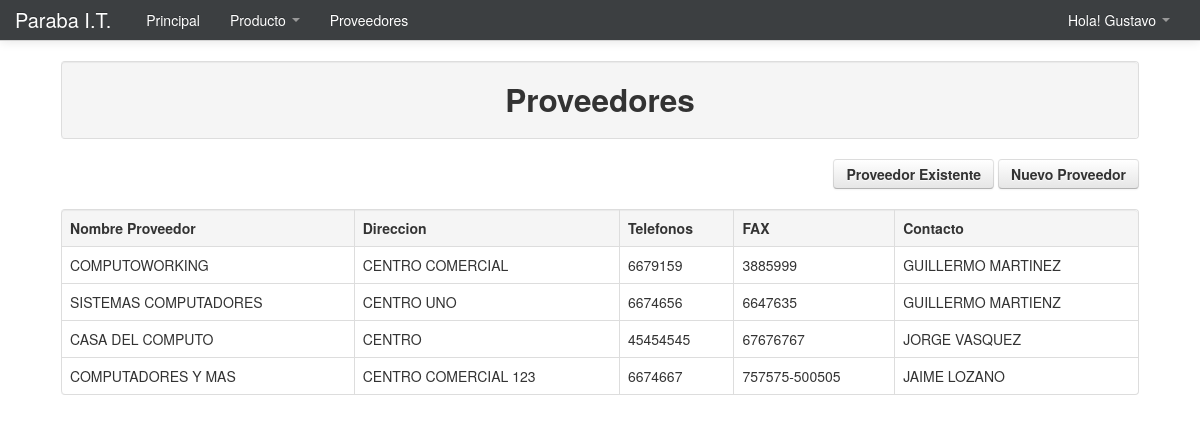
The page /Modulos/Producto/crear_proveedor.php (signed in) on the database its author committed.
### tables this page shows
CREATE TABLE IF NOT EXISTS `proveedor` (
  `id` int(11) NOT NULL AUTO_INCREMENT,
  `nombre` varchar(255) NOT NULL,
  `dir` varchar(255) NOT NULL,
  `tel` varchar(255) NOT NULL,
  `fax` varchar(255) NOT NULL,
  `nota` varchar(255) NOT NULL,
  `contacto` varchar(255) NOT NULL,
  PRIMARY KEY (`id`)
);

### Modulos/Producto/crear_proveedor.php (the view, shortened to what this page needs)
<?php
	if(!empty($_GET['codigo'])){
		$id_codigo=limpiar($_GET['codigo']);
		$id_codigo=substr($id_codigo,10);
		$id_codigo=decrypt($id_codigo,'URLCODIGO');
		$pa=mysql_query("SELECT * FROM producto WHERE codigo='$id_codigo'");
		if($row=mysql_fetch_array($pa)){
			$existe=TRUE;
			$nombre_producto=$row['nombre'];
		}else{
			$existe=FALSE;
		}
	}else{
		$existe=FALSE;
	}
?>
<!DOCTYPE html>
<html lang="es">
  <head>
    <link href="../../css/bootstrap.css" rel="stylesheet">
    <link href="../../css/bootstrap-responsive.css" rel="stylesheet">
  </head>
  <body>
    <?php include_once "../../menu/m_producto.php"; ?>
	<div align="center">
    	<table width="90%">
          <tr>
            <td>
            	<table class="table table-bordered">
                  <tr class="well">
                    <td>
                    	<h2 align="center">Proveedores</h2>
                    </td>
                  </tr>
                </table>
                <div align="right">
                    <a href="#existe" role="button" class="btn" data-toggle="modal"><strong>Proveedor Existente</strong></a>
                    <a href="#nuevo" role="button" class="btn" data-toggle="modal"><strong>Nuevo Proveedor</strong></a>
                </div>
                <br>
                <table class="table table-bordered table table-hover">
                  <tr class="well">
                    <td><strong>Nombre Proveedor</strong></td>
                    <td><strong>Direccion</strong></td>
                    <td><strong>Telefonos</strong></td>
                    <td><strong>FAX</strong></td>
                    <td><strong>Contacto</strong></td>
                  </tr>
                  <?php
					if($existe==TRUE){
						$pa=mysql_query("SELECT * FROM pro_prov WHERE producto='$id_codigo'");
						while($row=mysql_fetch_array($pa)){
							$oProveedor=new Consultar_Proveedor($row['proveedor']);
				  ?>
                  <tr>
                  	<td><?php echo $oProveedor->consultar('nombre'); ?></td>
                    <td><?php echo $oProveedor->consultar('dir'); ?></td>
                    <td><?php echo $oProveedor->consultar('tel'); ?></td>
                    <td><?php echo $oProveedor->consultar('fax'); ?></td>
                    <td><?php echo $oProveedor->consultar('contacto'); ?></td>
                  </tr>
                  <?php }}else{
					  $pa=mysql_query("SELECT * FROM proveedor");
						while($row=mysql_fetch_array($pa)){
				  ?>
                  <tr>
                  	<td><?php echo $row['nombre']; ?></td>
                    <td><?php echo $row['dir']; ?></td>
                    <td><?php echo $row['tel']; ?></td>
                    <td><?php echo $row['fax']; ?></td>
                    <td><?php echo $row['contacto']; ?></td>
                  </tr>
                  <?php }} ?>
                </table>
            </td>
          </tr>
        </table>
    </div>
  </body>
</html>

### Modulos/Producto/crear_proveedor.php (style rules this page uses)
body { padding-top: 60px; padding-bottom: 40px; }

### rows shown on the page
proveedor: nombre "COMPUTOWORKING", dir "CENTRO COMERCIAL", tel "6679159", fax "3885999", contacto "GUILLERMO MARTINEZ"
proveedor: nombre "SISTEMAS COMPUTADORES", dir "CENTRO UNO", tel "6674656", fax "6647635", contacto "GUILLERMO MARTIENZ"
proveedor: nombre "CASA DEL COMPUTO", dir "CENTRO", tel "45454545", fax "67676767", contacto "JORGE VASQUEZ"
proveedor: nombre "COMPUTADORES Y MAS", dir "CENTRO COMERCIAL 123", tel "6674667", fax "757575-500505", contacto "JAIME LOZANO"

### other values the page prints
$_SESSION['user_name'] "Gustavo"
